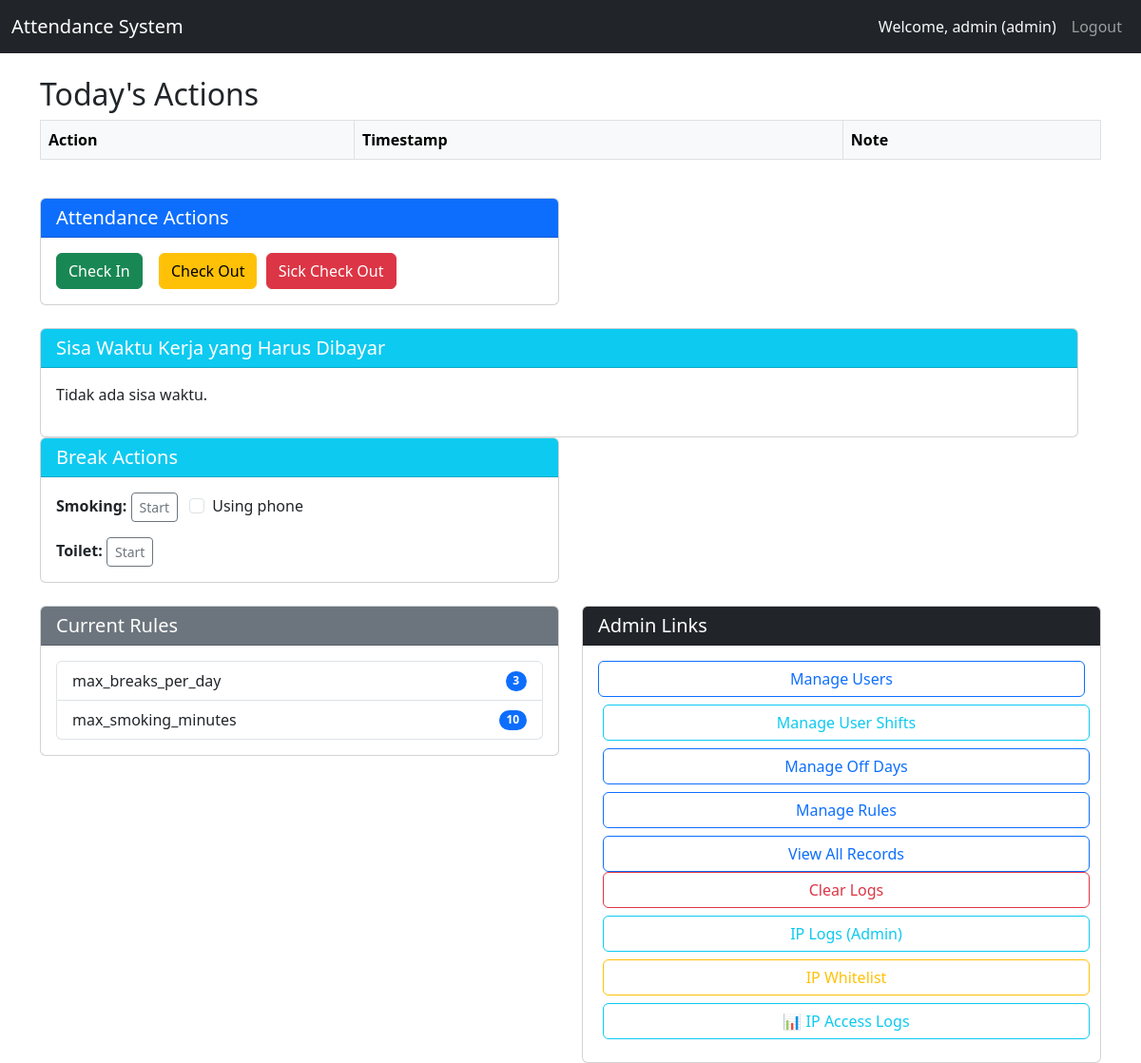
The app's page /dashboard (signed in) with its own data.
### tables this page shows
CREATE TABLE rules (
                    id INTEGER PRIMARY KEY AUTOINCREMENT,
                    rule_name TEXT UNIQUE NOT NULL,
                    value TEXT NOT NULL
                );

### app.py (the view)
@app.route('/dashboard')
@login_required
def dashboard():
    try:
        user_id = session['user_id']
        role = session['role']
        now = now_local()
        today = now.strftime('%Y-%m-%d')
        check_ins = query_db('''SELECT action, timestamp, note FROM attendance
                                WHERE user_id = ? AND DATE(timestamp) = ?
                                ORDER BY timestamp''', [user_id, today])
        breaks_today = query_db('''SELECT break_type, start_time, end_time, duration, note FROM breaks
                                   WHERE user_id = ? AND DATE(start_time) = ?
                                   ORDER BY start_time''', [user_id, today])
        rules = query_db('SELECT rule_name, value FROM rules')
        max_smoking = 10
        for r in rules:
            if r['rule_name'] == 'max_smoking_minutes':
                try:
                    max_smoking = int(r['value'])
                except:
                    pass
                break
        active_smoking = get_active_break(user_id, 'smoking')
        active_toilet = get_active_break(user_id, 'toilet')
        user_debt = get_user_debt(user_id)
        return render_template('dashboard.html',
                               records=check_ins,
                               breaks=breaks_today,
                               rules=rules,
                               role=role,
                               active_smoking=active_smoking,
                               active_toilet=active_toilet,
                               user_debt=user_debt,
                               max_smoking=max_smoking)
    except Exception as e:
        app.logger.error(f"Error in dashboard route: {str(e)}")
        flash('An error occurred loading dashboard.', 'danger')
        return redirect(url_for('logout'))

### app.py (called while the page is built)
def now_local():
    return datetime.now(TIMEZONE)

def get_db():
    if DATABASE_URL and DATABASE_URL.startswith('postgres'):
        if not hasattr(g, '_database'):
            g._database = psycopg2.connect(DATABASE_URL, cursor_factory=RealDictCursor)
        return g._database
    else:
        db = getattr(g, '_database', None)
        if db is None:
            db = g._database = sqlite3.connect('attendance.db')
            db.row_factory = sqlite3.Row
        return db

@app.teardown_appcontext
def close_connection(exception):
    db = getattr(g, '_database', None)
    if db is not None:
        db.close()

def query_db(query, args=(), one=False):
    try:
        conn = get_db()
        if DATABASE_URL and DATABASE_URL.startswith('postgres'):
            cur = conn.cursor()
            cur.execute(query.replace('?', '%s'), args)
            rv = cur.fetchall()
            cur.close()
            return (rv[0] if rv else None) if one else rv
        else:
            cur = conn.execute(query, args)
            rv = cur.fetchall()
            cur.close()
            return (rv[0] if rv else None) if one else rv
    except Exception as e:
        app.logger.error(f"Database query error: {str(e)}")
        raise

def get_active_break(user_id, break_type):
    try:
        row = query_db('''SELECT * FROM breaks
                           WHERE user_id = ? AND break_type = ? AND end_time IS NULL
                           ORDER BY start_time DESC LIMIT 1''',
                        [user_id, break_type], one=True)
        if row:
            row_dict = dict(row)
            start_naive = datetime.strptime(row_dict['start_time'], '%Y-%m-%d %H:%M:%S')
            row_dict['start_time'] = TIMEZONE.localize(start_naive)
            return row_dict
        return None
    except Exception as e:
        app.logger.error(f"Error in get_active_break: {str(e)}")
        return None

def get_user_debt(user_id):
    try:
        row = query_db('SELECT owed_minutes FROM user_debt WHERE user_id = ?', [user_id], one=True)
        return row['owed_minutes'] if row else 0
    except Exception as e:
        app.logger.error(f"Error in get_user_debt: {str(e)}")
        return 0

def login_required(f):
    @wraps(f)
    def decorated_function(*args, **kwargs):
        if 'user_id' not in session:
            flash('Please log in first.', 'warning')
            return redirect(url_for('login'))
        return f(*args, **kwargs)
    return decorated_function

### templates/dashboard.html (shortened to what this page needs)
<!DOCTYPE html>
<html lang="en">
<head>
    <link href="https://cdn.jsdelivr.net/npm/bootstrap@5.3.0/dist/css/bootstrap.min.css" rel="stylesheet">
    <link rel="stylesheet" href="{{ url_for('static', filename='style.css') }}">
</head>
<body>
    <nav class="navbar navbar-expand-lg navbar-dark bg-dark">
        <div class="container-fluid">
            <a class="navbar-brand" href="#">Attendance System</a>
            <div class="collapse navbar-collapse" id="navbarNav">
                <ul class="navbar-nav ms-auto">
                    <li class="nav-item">
                        <span class="nav-link text-light">Welcome, {{ session.username }} ({{ session.role }})</span>
                    </li>
                    <li class="nav-item">
                        <a class="nav-link" href="{{ url_for('logout') }}">Logout</a>
                    </li>
                </ul>
            </div>
        </div>
    </nav>
    <div class="container mt-4">
        <div class="row">
            <div class="col-md-12">
                <h2>Today's Actions</h2>
                <div class="table-responsive">
                    <table class="table table-bordered table-hover">
                        <thead class="table-light">
                            <tr>
                                <th>Action</th>
                                <th>Timestamp</th>
                                <th>Note</th>
                            </tr>
                        </thead>
                    </table>
                </div>
            </div>
        </div>
        <div class="row mt-4">
            <div class="col-md-6">
                <div class="card">
                    <div class="card-header bg-primary text-white">
                        <h5 class="mb-0">Attendance Actions</h5>
                    </div>
                    <div class="card-body">
                        <a href="{{ url_for('record_action', action='Check In') }}" class="btn btn-success me-2">Check In</a>
                        <a href="{{ url_for('record_action', action='Check Out') }}" class="btn btn-warning">Check Out</a>
                        <a href="{{ url_for('record_action', action='Sick Check Out') }}" class="btn btn-danger">Sick Check Out</a>
                    </div>
                </div>
            </div>
            <div class="row mt-4">
                <div class="col-md-12">
                    <div class="card">
                        <div class="card-header bg-info text-white">
                            <h5 class="mb-0">Sisa Waktu Kerja yang Harus Dibayar</h5>
                        </div>
                        <div class="card-body">
                            {% if user_debt > 0 %}
                                <h3>{{ user_debt // 60 }} jam {{ user_debt % 60 }} menit</h3>
                            {% else %}
                                <p>Tidak ada sisa waktu.</p>
                            {% endif %}
                        </div>
                    </div>
                </div>
            </div>
            <div class="col-md-6">
                <div class="card">
                    <div class="card-header bg-info text-white">
                        <h5 class="mb-0">Break Actions</h5>
                    </div>
                    <div class="card-body">
                        <div class="mb-3">
                            <strong>Smoking:</strong>
                            {% if not active_smoking %}
                                <form action="{{ url_for('record_action', action='Smoking Start') }}" method="get" class="d-inline">
                                    <button type="submit" class="btn btn-sm btn-outline-secondary">Start</button>
                                    <div class="form-check form-check-inline d-inline-block ms-2">
                                        <input class="form-check-input" type="checkbox" name="phone" value="1" id="phoneSmoking">
                                        <label class="form-check-label" for="phoneSmoking">Using phone</label>
                                    </div>
                                </form>
                            {% else %}
                                <a href="{{ url_for('record_action', action='Smoking Stop') }}" class="btn btn-sm btn-outline-danger">Stop</a>
                                <span class="badge badge-active ms-2">Active since {{ active_smoking.start_time }}</span>
                            {% endif %}
                        </div>
                        <div>
                            <strong>Toilet:</strong>
                            {% if not active_toilet %}
                                <a href="{{ url_for('record_action', action='Toilet Start') }}" class="btn btn-sm btn-outline-secondary">Start</a>
                            {% else %}
                                <a href="{{ url_for('record_action', action='Toilet Stop') }}" class="btn btn-sm btn-outline-danger">Stop</a>
                                <span class="badge badge-active ms-2">Active since {{ active_toilet.start_time }}</span>
                            {% endif %}
                        </div>
                    </div>
                </div>
            </div>
        </div>
        <div class="row mt-4">
            <div class="col-md-6">
                <div class="card">
                    <div class="card-header bg-secondary text-white">
                        <h5 class="mb-0">Current Rules</h5>
                    </div>
                    <div class="card-body">
                        <ul class="list-group">
                            {% for rule in rules %}
                                <li class="list-group-item d-flex justify-content-between align-items-center">
                                    {{ rule.rule_name }}
                                    <span class="badge bg-primary rounded-pill">{{ rule.value }}</span>
                                </li>
                            {% endfor %}
                        </ul>
                    </div>
                </div>
            </div>
            {% if session.role == 'admin' %}
            <div class="col-md-6">
                <div class="card">
                    <div class="card-header bg-dark text-white">
                        <h5 class="mb-0">Admin Links</h5>
                    </div>
                    <div class="card-body">
                        <a href="{{ url_for('users') }}" class="btn btn-outline-primary mb-2 w-100">Manage Users</a>
                        <a href="{{ url_for('user_shifts') }}" class="btn btn-outline-info mb-2 w-100">Manage User Shifts</a>
                        <a href="{{ url_for('off_day') }}" class="btn btn-outline-primary mb-2 w-100">Manage Off Days</a>
                        <a href="{{ url_for('rules') }}" class="btn btn-outline-primary mb-2 w-100">Manage Rules</a>
                        <a href="{{ url_for('records') }}" class="btn btn-outline-primary w-100">View All Records</a>
                        <a href="{{ url_for('clear_logs') }}" class="btn btn-outline-danger mb-2 w-100">Clear Logs</a>
                        <a href="{{ url_for('ip.all_ips') }}" class="btn btn-outline-info mb-2 w-100">
                             IP Logs (Admin)</a>
                        <a href="{{ url_for('whitelist_list') }}" class="btn btn-outline-warning mb-2 w-100">
                             IP Whitelist</a>
                        <a href="{{ url_for('admin_ip_logs') }}" class="btn btn-outline-info mb-2 w-100">📊 IP Access Logs</a>
                    </div>
                </div>
            </div>
            {% endif %}
        </div>
    </div>
</body>
</html>

### static/style.css (style rules this page uses)
.table-responsive { overflow-x: auto; }
.btn + .btn { margin-left: 5px; }

### records on screen
rules: rule_name "max_breaks_per_day", value "3"
rules: rule_name "max_smoking_minutes", value "10"

### other values on screen
{{ session.username }} "admin"
{{ session.role }} "admin"
